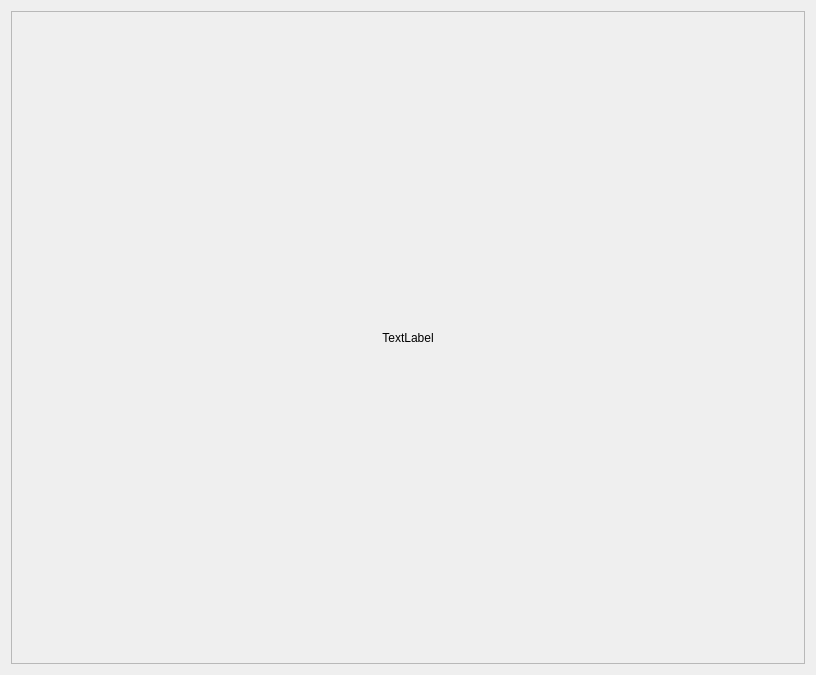
<?xml version="1.0" encoding="UTF-8"?>
<ui version="4.0">
 <class>nostalgic_colar_class</class>
 <widget class="QWidget" name="nostalgic_colar_class">
  <property name="geometry">
   <rect>
    <x>0</x>
    <y>0</y>
    <width>816</width>
    <height>675</height>
   </rect>
  </property>
  <property name="windowTitle">
   <string>nostalgic_colar_class</string>
  </property>
  <layout class="QGridLayout" name="gridLayout">
   <item row="0" column="0">
    <widget class="QScrollArea" name="scrollArea">
     <property name="widgetResizable">
      <bool>true</bool>
     </property>
     <widget class="QWidget" name="scrollAreaWidgetContents">
      <property name="geometry">
       <rect>
        <x>0</x>
        <y>0</y>
        <width>792</width>
        <height>651</height>
       </rect>
      </property>
      <layout class="QGridLayout" name="gridLayout_2">
       <item row="0" column="0">
        <widget class="QLabel" name="label">
         <property name="text">
          <string>TextLabel</string>
         </property>
         <property name="alignment">
          <set>Qt::AlignCenter</set>
         </property>
        </widget>
       </item>
      </layout>
     </widget>
    </widget>
   </item>
  </layout>
 </widget>
 <layoutdefault spacing="6" margin="11"/>
 <resources/>
 <connections/>
</ui>
